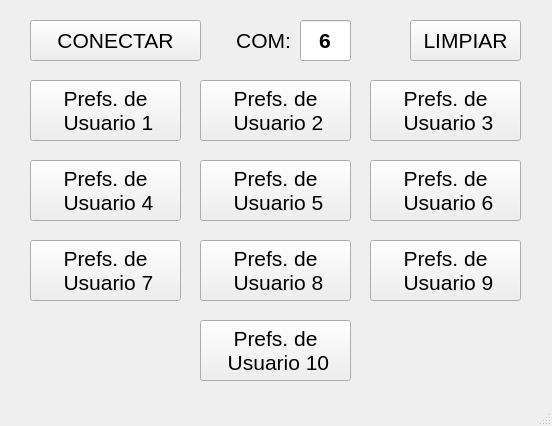
<?xml version="1.0" encoding="UTF-8"?>
<ui version="4.0">
 <class>MainWindow</class>
 <widget class="QMainWindow" name="MainWindow">
  <property name="geometry">
   <rect>
    <x>0</x>
    <y>0</y>
    <width>552</width>
    <height>426</height>
   </rect>
  </property>
  <property name="windowTitle">
   <string>MainWindow</string>
  </property>
  <widget class="QWidget" name="centralwidget">
   <widget class="QPushButton" name="btn_conectar">
    <property name="geometry">
     <rect>
      <x>30</x>
      <y>20</y>
      <width>171</width>
      <height>41</height>
     </rect>
    </property>
    <property name="font">
     <font>
      <pointsize>16</pointsize>
      <weight>50</weight>
      <bold>false</bold>
     </font>
    </property>
    <property name="text">
     <string>CONECTAR</string>
    </property>
   </widget>
   <widget class="QLabel" name="lb_com">
    <property name="geometry">
     <rect>
      <x>220</x>
      <y>20</y>
      <width>71</width>
      <height>41</height>
     </rect>
    </property>
    <property name="font">
     <font>
      <pointsize>16</pointsize>
      <weight>50</weight>
      <bold>false</bold>
     </font>
    </property>
    <property name="text">
     <string>COM:</string>
    </property>
    <property name="alignment">
     <set>Qt::AlignRight|Qt::AlignTrailing|Qt::AlignVCenter</set>
    </property>
   </widget>
   <widget class="QLineEdit" name="le_com">
    <property name="geometry">
     <rect>
      <x>300</x>
      <y>20</y>
      <width>51</width>
      <height>41</height>
     </rect>
    </property>
    <property name="font">
     <font>
      <pointsize>16</pointsize>
      <weight>75</weight>
      <bold>true</bold>
     </font>
    </property>
    <property name="text">
     <string>6</string>
    </property>
    <property name="alignment">
     <set>Qt::AlignCenter</set>
    </property>
   </widget>
   <widget class="QPushButton" name="btn_pref01">
    <property name="geometry">
     <rect>
      <x>30</x>
      <y>80</y>
      <width>151</width>
      <height>61</height>
     </rect>
    </property>
    <property name="font">
     <font>
      <pointsize>16</pointsize>
      <weight>50</weight>
      <bold>false</bold>
     </font>
    </property>
    <property name="text">
     <string>Prefs. de 
 Usuario 1</string>
    </property>
   </widget>
   <widget class="QPushButton" name="btn_pref02">
    <property name="geometry">
     <rect>
      <x>200</x>
      <y>80</y>
      <width>151</width>
      <height>61</height>
     </rect>
    </property>
    <property name="font">
     <font>
      <pointsize>16</pointsize>
      <weight>50</weight>
      <bold>false</bold>
     </font>
    </property>
    <property name="text">
     <string>Prefs. de 
 Usuario 2</string>
    </property>
   </widget>
   <widget class="QPushButton" name="btn_pref03">
    <property name="geometry">
     <rect>
      <x>370</x>
      <y>80</y>
      <width>151</width>
      <height>61</height>
     </rect>
    </property>
    <property name="font">
     <font>
      <pointsize>16</pointsize>
      <weight>50</weight>
      <bold>false</bold>
     </font>
    </property>
    <property name="text">
     <string>Prefs. de 
 Usuario 3</string>
    </property>
   </widget>
   <widget class="QPushButton" name="btn_pref04">
    <property name="geometry">
     <rect>
      <x>30</x>
      <y>160</y>
      <width>151</width>
      <height>61</height>
     </rect>
    </property>
    <property name="font">
     <font>
      <pointsize>16</pointsize>
      <weight>50</weight>
      <bold>false</bold>
     </font>
    </property>
    <property name="text">
     <string>Prefs. de 
 Usuario 4</string>
    </property>
   </widget>
   <widget class="QPushButton" name="btn_pref05">
    <property name="geometry">
     <rect>
      <x>200</x>
      <y>160</y>
      <width>151</width>
      <height>61</height>
     </rect>
    </property>
    <property name="font">
     <font>
      <pointsize>16</pointsize>
      <weight>50</weight>
      <bold>false</bold>
     </font>
    </property>
    <property name="text">
     <string>Prefs. de 
 Usuario 5</string>
    </property>
   </widget>
   <widget class="QPushButton" name="btn_pref06">
    <property name="geometry">
     <rect>
      <x>370</x>
      <y>160</y>
      <width>151</width>
      <height>61</height>
     </rect>
    </property>
    <property name="font">
     <font>
      <pointsize>16</pointsize>
      <weight>50</weight>
      <bold>false</bold>
     </font>
    </property>
    <property name="text">
     <string>Prefs. de 
 Usuario 6</string>
    </property>
   </widget>
   <widget class="QPushButton" name="btn_pref07">
    <property name="geometry">
     <rect>
      <x>30</x>
      <y>240</y>
      <width>151</width>
      <height>61</height>
     </rect>
    </property>
    <property name="font">
     <font>
      <pointsize>16</pointsize>
      <weight>50</weight>
      <bold>false</bold>
     </font>
    </property>
    <property name="text">
     <string>Prefs. de 
 Usuario 7</string>
    </property>
   </widget>
   <widget class="QPushButton" name="btn_pref09">
    <property name="geometry">
     <rect>
      <x>370</x>
      <y>240</y>
      <width>151</width>
      <height>61</height>
     </rect>
    </property>
    <property name="font">
     <font>
      <pointsize>16</pointsize>
      <weight>50</weight>
      <bold>false</bold>
     </font>
    </property>
    <property name="text">
     <string>Prefs. de 
 Usuario 9</string>
    </property>
   </widget>
   <widget class="QPushButton" name="btn_pref08">
    <property name="geometry">
     <rect>
      <x>200</x>
      <y>240</y>
      <width>151</width>
      <height>61</height>
     </rect>
    </property>
    <property name="font">
     <font>
      <pointsize>16</pointsize>
      <weight>50</weight>
      <bold>false</bold>
     </font>
    </property>
    <property name="text">
     <string>Prefs. de 
 Usuario 8</string>
    </property>
   </widget>
   <widget class="QPushButton" name="btn_pref10">
    <property name="geometry">
     <rect>
      <x>200</x>
      <y>320</y>
      <width>151</width>
      <height>61</height>
     </rect>
    </property>
    <property name="font">
     <font>
      <pointsize>16</pointsize>
      <weight>50</weight>
      <bold>false</bold>
     </font>
    </property>
    <property name="text">
     <string>Prefs. de 
 Usuario 10</string>
    </property>
   </widget>
   <widget class="QPushButton" name="btn_limpiar">
    <property name="geometry">
     <rect>
      <x>410</x>
      <y>20</y>
      <width>111</width>
      <height>41</height>
     </rect>
    </property>
    <property name="font">
     <font>
      <pointsize>16</pointsize>
      <weight>50</weight>
      <bold>false</bold>
     </font>
    </property>
    <property name="text">
     <string>LIMPIAR</string>
    </property>
   </widget>
  </widget>
  <widget class="QMenuBar" name="menubar">
   <property name="geometry">
    <rect>
     <x>0</x>
     <y>0</y>
     <width>552</width>
     <height>21</height>
    </rect>
   </property>
  </widget>
  <widget class="QStatusBar" name="statusbar"/>
 </widget>
 <resources/>
 <connections/>
</ui>
